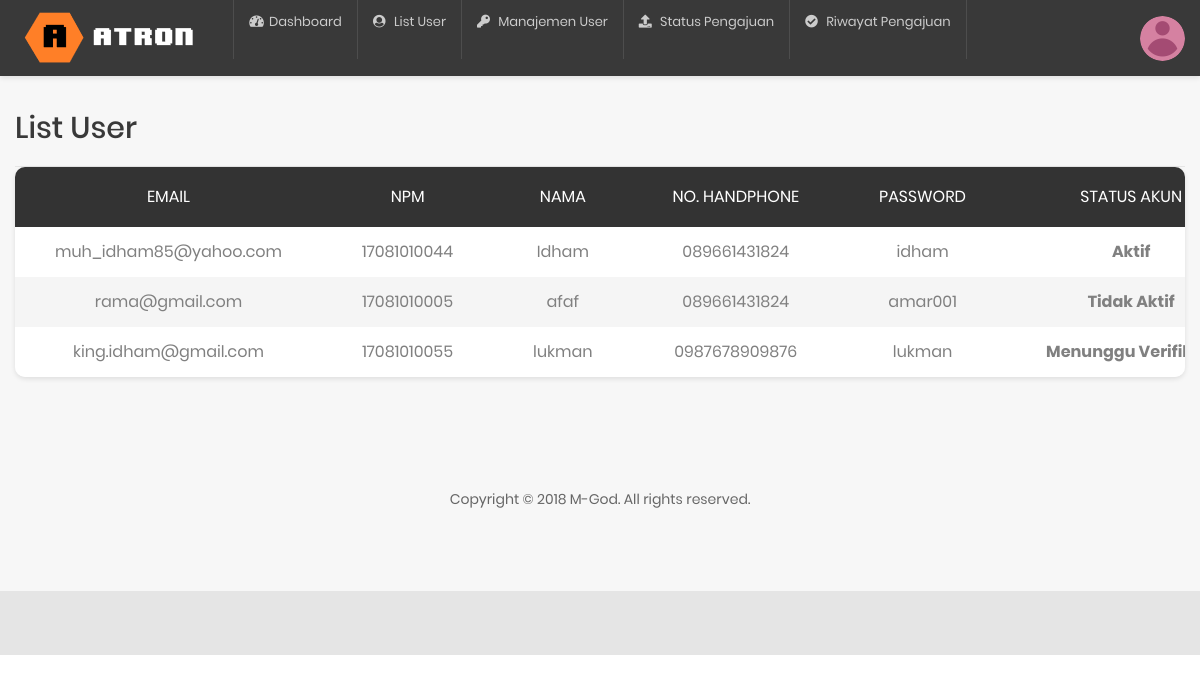
Screenshot of /dashboard/list_user.php (signed in) with the database file from the repository.
### tables this page shows
CREATE TABLE `user` (
  `id_user` int(10) NOT NULL,
  `email` varchar(50) NOT NULL,
  `npm` varchar(13) NOT NULL,
  `nama` varchar(50) NOT NULL,
  `password` varchar(50) NOT NULL,
  `password_asli` varchar(50) NOT NULL,
  `foto` varchar(50) NOT NULL,
  `no` varchar(20) NOT NULL,
  `poin` int(3) NOT NULL
);

### dashboard/list_user.php (the view, shortened to what this page needs)
<?php
include ('../koneksi.php');
?>
<!DOCTYPE html>
<html lang="en">
<head>
    <link href="css/font-face.css" rel="stylesheet" media="all">
    <link href="vendor/font-awesome-4.7/css/font-awesome.min.css" rel="stylesheet" media="all">
    <link href="vendor/font-awesome-5/css/fontawesome-all.min.css" rel="stylesheet" media="all">
    <link href="vendor/mdi-font/css/material-design-iconic-font.min.css" rel="stylesheet" media="all">
    <link href="vendor/bootstrap-4.1/bootstrap.min.css" rel="stylesheet" media="all">
    <link href="vendor/animsition/animsition.min.css" rel="stylesheet" media="all">
    <link href="vendor/bootstrap-progressbar/bootstrap-progressbar-3.3.4.min.css" rel="stylesheet" media="all">
    <link href="vendor/wow/animate.css" rel="stylesheet" media="all">
    <link href="vendor/css-hamburgers/hamburgers.min.css" rel="stylesheet" media="all">
    <link href="vendor/slick/slick.css" rel="stylesheet" media="all">
    <link href="vendor/select2/select2.min.css" rel="stylesheet" media="all">
    <link href="vendor/perfect-scrollbar/perfect-scrollbar.css" rel="stylesheet" media="all">
    <link href="css/theme.css" rel="stylesheet" media="all">
</head>
<?php
            $queryuser = mysqli_query($koneksi,"SELECT * FROM user ");
 ?>
 <body class="animsition">
     <div class="page-wrapper">
         <header class="header-desktop3 d-none d-lg-block">
             <div class="section__content section__content--p35">
                 <div class="header3-wrap">
                     <div class="header__logo">
                         <a href="dashboard_admin.php">
                             <img src="images/icon/logo-atron.png"/>
                         </a>
                     </div>
                     <div class="header__navbar">
                         <ul class="list-unstyled">
                             <li class="has-sub">
                                 <a href="dashboard_admin.php">
                                     <i class="fas fa-tachometer-alt"></i>Dashboard
                                 </a>
                             </li>
                             <li>
                                 <a href="#">
                                     <i class="fas fa-user-circle"></i>
                                     <span class="bot-line"></span>List User
                                 </a>
                             </li>
                             <li>
                                 <a href="Manajemen_user.php">
                                     <i class="fas fa-key"></i>
                                     <span class="bot-line"></span>Manajemen User
                                 </a>
                             </li>
                             <li class="has-sub">
                                 <a href="status-pengajuan_admin.php">
                                     <i class="fas fa-upload"></i>
                                     <span class="bot-line"></span>Status Pengajuan
                                 </a>
                             </li>
                             <li class="has-sub">
                                 <a href="#">
                                     <i class="fas fa-check-circle"></i>
                                     <span class="bot-line"></span>Riwayat Pengajuan
                                 </a>
                             </li>
                         </ul>
                     </div>
                     <div class="header__tool">
                         <div class="account-wrap">
                             <div class="account-item account-item--style2 clearfix js-item-menu">
                                 <div class="image">
                                     <img src="images/icon/profil_unknown.webp" alt="Parlika" />
                                 </div>
                             </div>
                         </div>
                     </div>
                 </div>
             </div>
         </header>
         <div class="page-content--bgf7">
             <section class="welcome p-t-10">
                 <div class="container">
                     <div class="row">
                         <div class="col-md-12">
                             <h1 class="title-4 mt-4">
                               List User
                             </h1>
                         </div>
                     </div>
                 </div>
             </section>
             <div class="col-lg-12">
                 <div class="table-responsive table--no-card m-b-30">
                   <table id="load_data" class="table table-borderless table-striped table-earning">
                       <thead>
                           <tr>
                               <th class="text-center">EMAIL</th>
                               <th class="text-center">NPM</th>
                               <th class="text-center">NAMA</th>
                               <th class="text-center">NO. HANDPHONE</th>
                               <th class="text-center">PASSWORD</th>
                               <th class="text-center">STATUS AKUN</th>
                           </tr>
                       </thead>
                       <tbody>
                          <?php while ($datauser = mysqli_fetch_assoc($queryuser)) { ?>
                            <tr>
                            <?php if ($datauser['poin'] == 0) { ?>
                              <td class="text-center"><?php echo $datauser["email"]; ?></td>
                              <td class="text-center"><?php echo $datauser["npm"]; ?></td>
                              <td class="text-center"><?php echo $datauser["nama"]; ?></td>
                              <td class="text-center"><?php echo $datauser["no"]; ?></td>
                              <td class="text-center"><?php echo $datauser["password_asli"]; ?></td>
                              <td class="text-center"><b>Menunggu Verifikasi</b></td>
                            <?php } elseif ($datauser['poin'] == 1) { ?>
                                   <td class="text-center"><?php echo $datauser["email"]; ?></td>
                                   <td class="text-center"><?php echo $datauser["npm"]; ?></td>
                                   <td class="text-center"><?php echo $datauser["nama"]; ?></td>
                                   <td class="text-center"><?php echo $datauser["no"]; ?></td>
                                   <td class="text-center"><?php echo $datauser["password_asli"]; ?></td>
                                   <td class="text-center"><b>Aktif</b></td>
                                 <?php } elseif ($datauser['poin'] == 2) { ?>
                                        <td class="text-center"><?php echo $datauser["email"]; ?></td>
                                        <td class="text-center"><?php echo $datauser["npm"]; ?></td>
                                        <td class="text-center"><?php echo $datauser["nama"]; ?></td>
                                        <td class="text-center"><?php echo $datauser["no"]; ?></td>
                                        <td class="text-center"><?php echo $datauser["password_asli"]; ?></td>
                                        <td class="text-center"><b>Tidak Aktif</b></td>
                                 <?php }?>
                           </tr>
                         <?php } ?>
                       </tbody>
                   </table>
                 </div>
             </div>
             <section class="p-t-60 p-b-20">
                 <div class="container">
                     <div class="row">
                         <div class="col-md-12">
                             <div class="copyright">
                                 <p>Copyright © 2018 M-God. All rights reserved.</p>
                             </div>
                         </div>
                     </div>
                 </div>
             </section>
         </div>
     </div>
 </body>
 </html>

### rows the page displays
user: email "muh_idham85@yahoo.com", npm "17081010044", nama "Idham", no "089661431824", password_asli "idham"
user: email "rama@gmail.com", npm "17081010005", nama "afaf", no "089661431824", password_asli "amar001"
user: email "king.idham@gmail.com", npm "17081010055", nama "lukman", no "0987678909876", password_asli "lukman"
